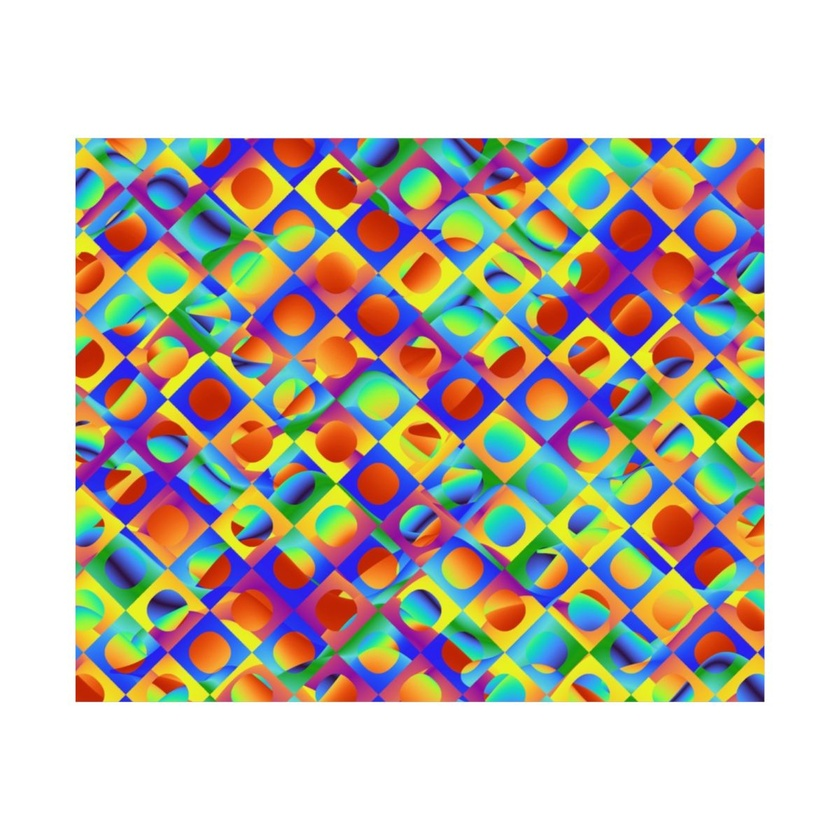
#> input picture Codebase/Automation/Mockup_Generation/test/image_0.jpg, 840 x 840 px, shrunk from 1200 x 1200 before the run
$ python convert_to_black_white.py
#> lines starting #> are read from the running program, lines starting #| are printed output that depends on the picture; after the words box and inside, x2 and y2 are one past the last pixel; in counts of white or black regions, pixels touching at a corner belong together
import cv2
import numpy as np

# Load the image


image_path = input('Specify image path:')
#> the answer given: ../../../../../Codebase/Automation/Mockup_Generation/test/image_0.jpg
output_path=input('Specify output path:')
#> the answer given: out.png


image = cv2.imread(image_path, cv2.IMREAD_GRAYSCALE)
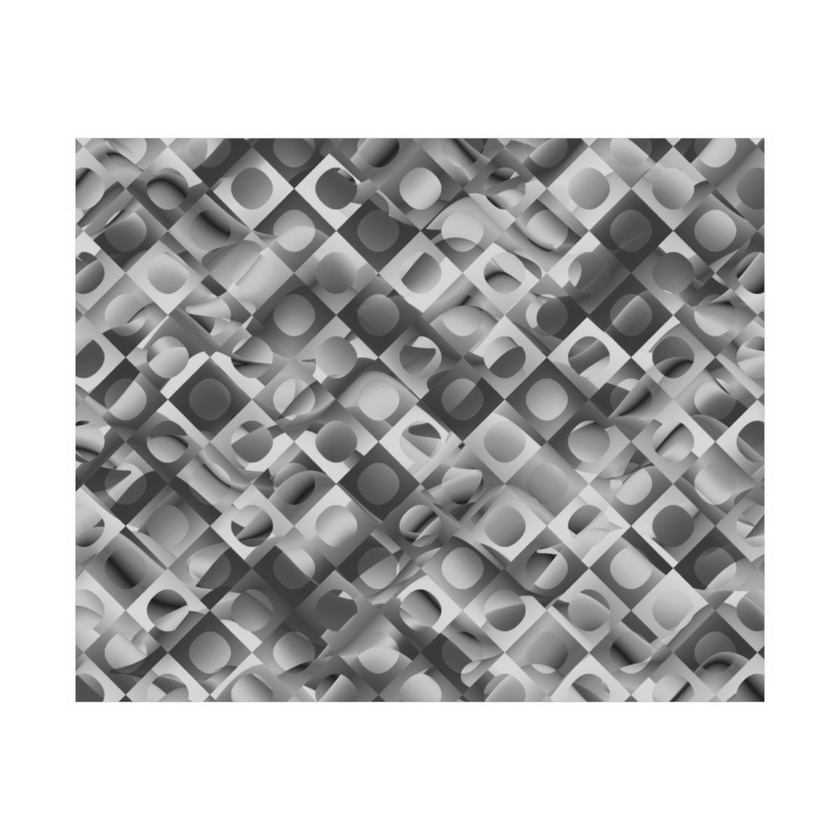
#> image: shape (840, 840); min 21, max 255, mean 188.6

# Enhance contrast via Histogram Equalization
image_eq = cv2.equalizeHist(image)
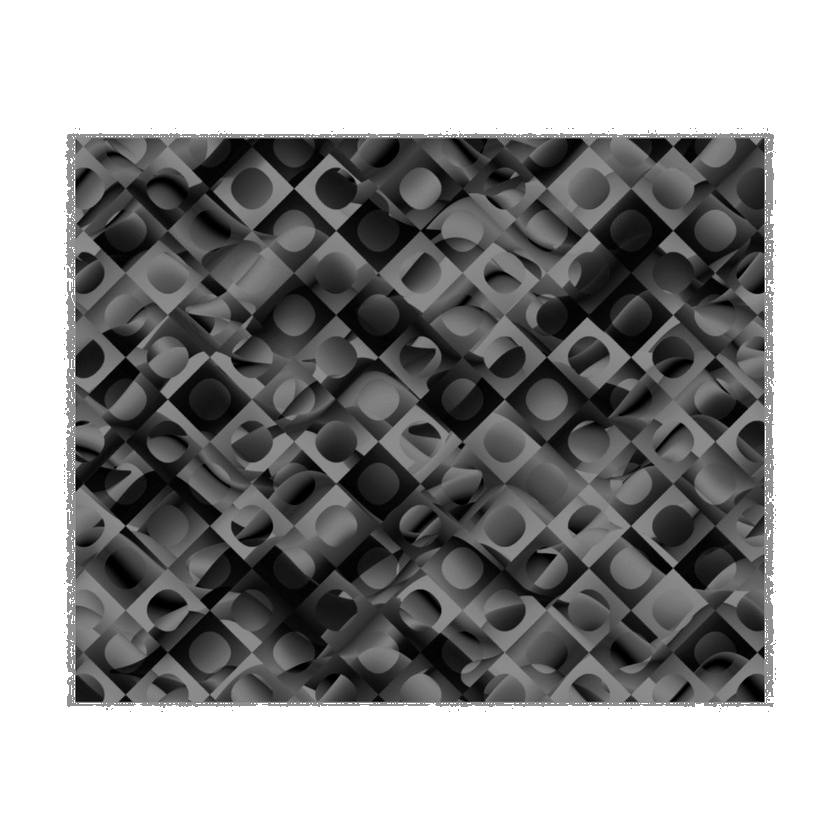
#> image_eq: shape (840, 840); min 0, max 255, mean 151.4

# Apply adaptive thresholding to preserve details
adaptive_thresholded_image = cv2.adaptiveThreshold(image_eq, 255, cv2.ADAPTIVE_THRESH_MEAN_C,
                                                   cv2.THRESH_BINARY, 11, 2)
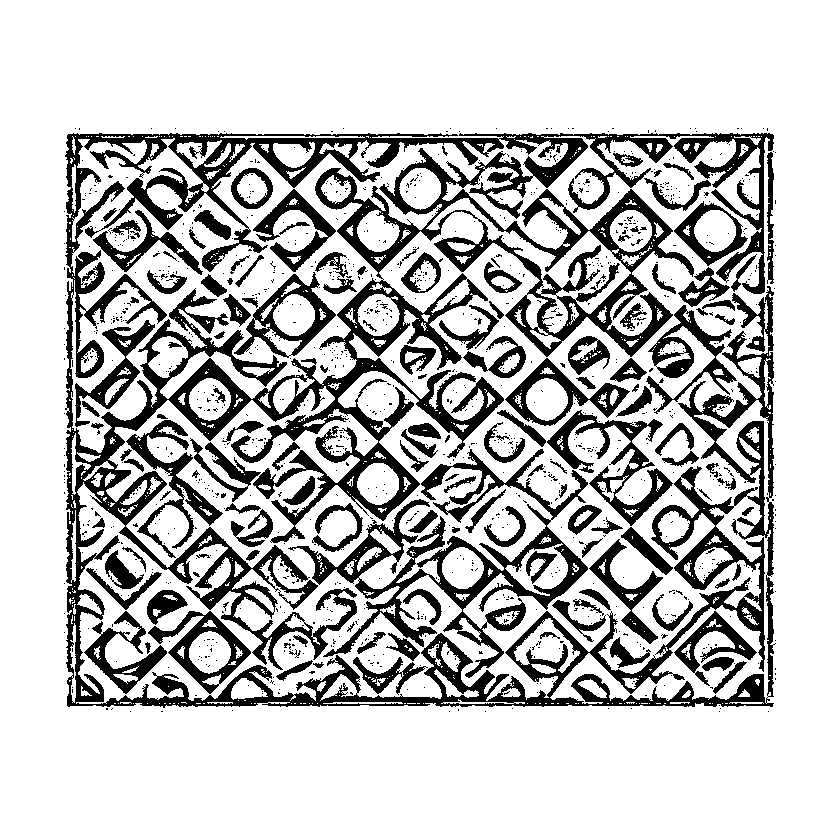
#> adaptive_thresholded_image: shape (840, 840); 76.2% white; 1183 black regions (1044 under 20 px), largest, box (x1, y1, x2, y2) and area: (65, 133, 776, 708) 96974, (288, 449, 588, 678) 12369, (547, 410, 673, 526) 3719

# In case the writing is still white and the background is black, invert the image colors
# This step might not be necessary depending on your image, so adjust accordingly
final_image = cv2.bitwise_not(adaptive_thresholded_image)

# Save the result
 # Update this to where you want to save the modified image
cv2.imwrite(output_path, final_image)

# Optionally, display the image (for testing purposes)
# cv2.imshow('Enhanced and Thresholded Image', final_image)
# cv2.waitKey(0)
# cv2.destroyAllWindows()

$ run again, on Codebase/Automation/Mockup_Generation/test/image_2.jpg
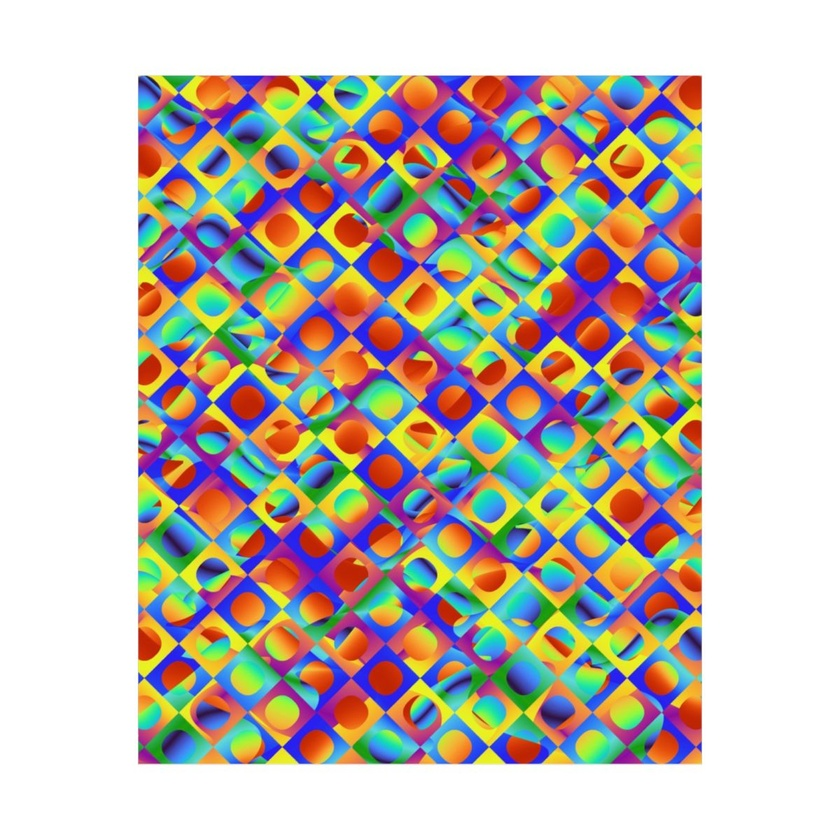
#> input picture Codebase/Automation/Mockup_Generation/test/image_2.jpg, 840 x 840 px, shrunk from 1200 x 1200 before the run
#> `image = cv2.imread(image_path, cv2.IMREAD_GRAYSCALE)`:
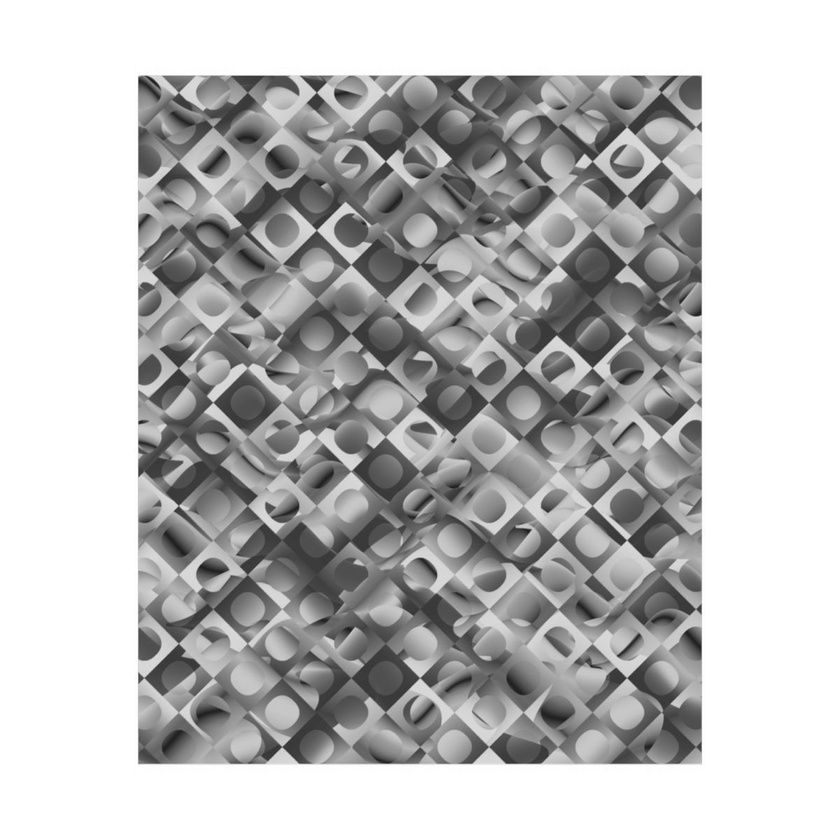
#> image: shape (840, 840); min 25, max 255, mean 188.4
#> `adaptive_thresholded_image = cv2.adaptiveThreshold(image_eq, 255, cv2...`:
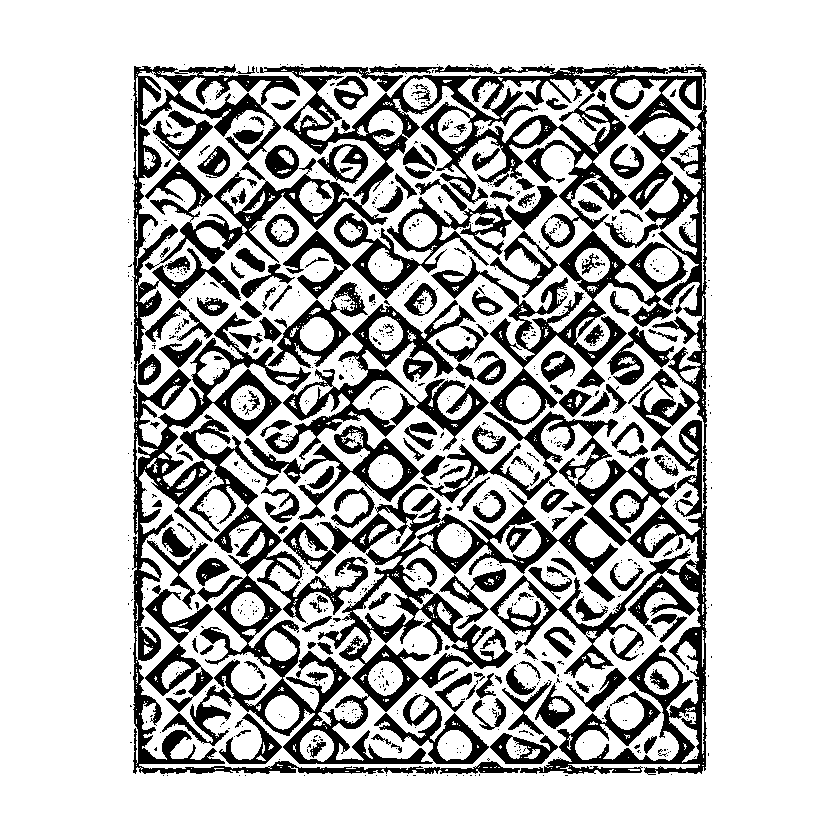
#> adaptive_thresholded_image: shape (840, 840); 74.8% white; 934 black regions (761 under 20 px), largest, box (x1, y1, x2, y2) and area: (145, 65, 707, 775) 52652, (162, 414, 618, 764) 28439, (132, 64, 520, 774) 22819

$ run again, on Codebase/Automation/Mockup_Generation/test/image_4.jpg
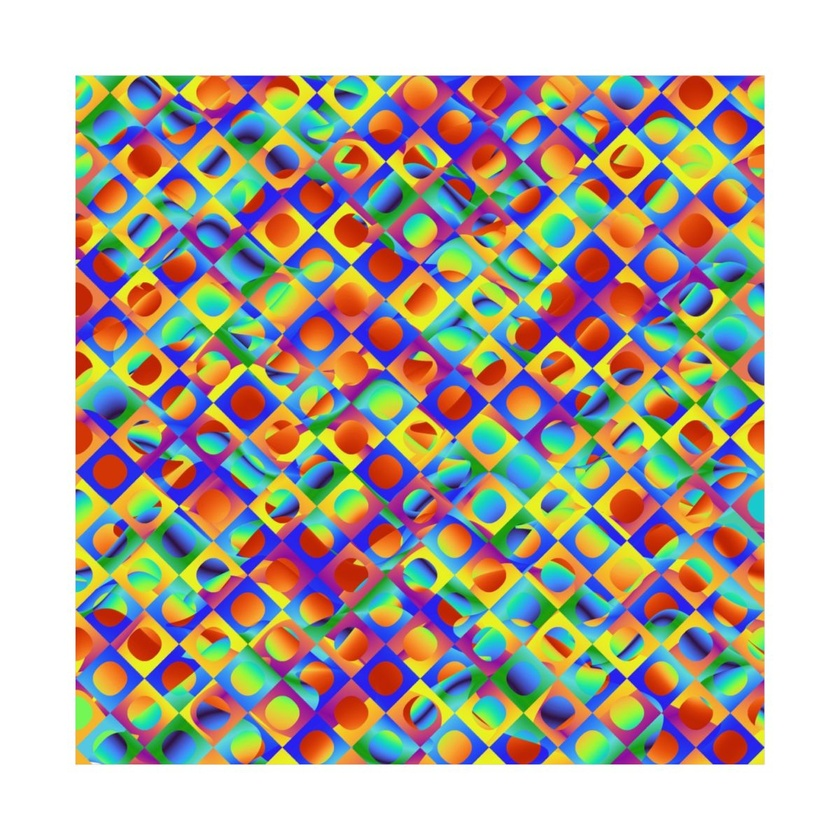
#> input picture Codebase/Automation/Mockup_Generation/test/image_4.jpg, 840 x 840 px, shrunk from 1200 x 1200 before the run
#> `image_eq = cv2.equalizeHist(image)`:
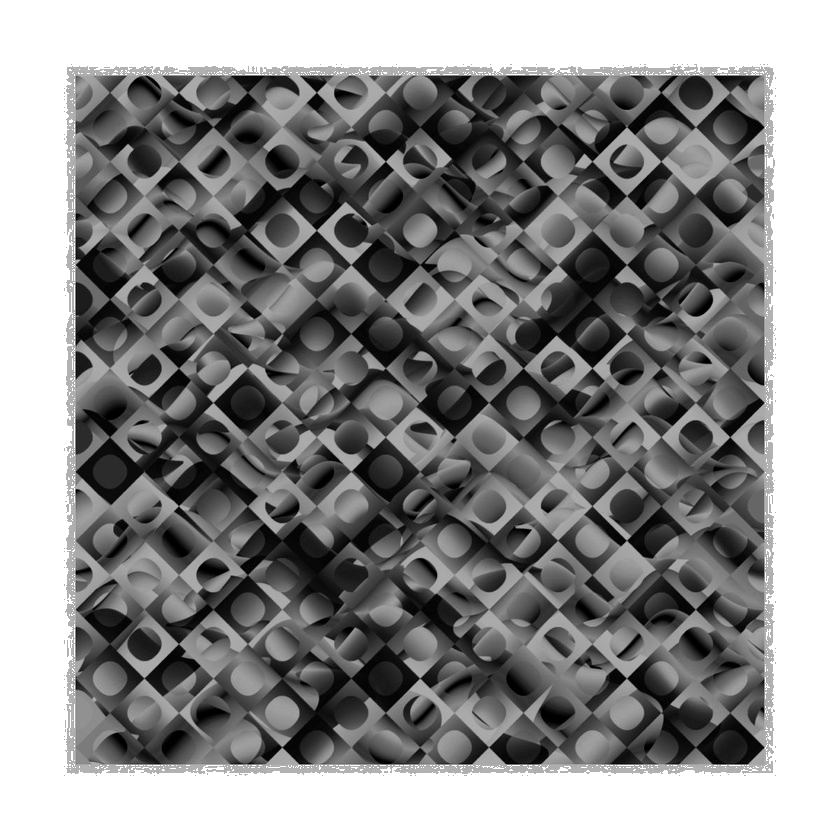
#> image_eq: shape (840, 840); min 0, max 255, mean 139.4
#> `adaptive_thresholded_image = cv2.adaptiveThreshold(image_eq, 255, cv2...`:
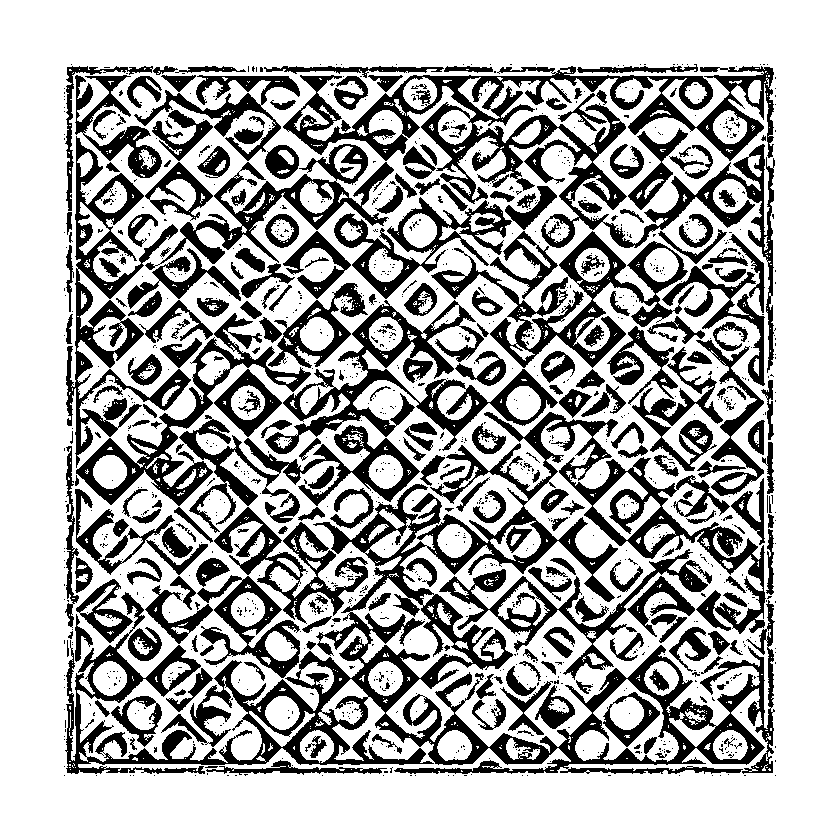
#> adaptive_thresholded_image: shape (840, 840); 68.6% white; 1316 black regions (1055 under 20 px), largest, box (x1, y1, x2, y2) and area: (65, 412, 775, 774) 52116, (283, 66, 775, 373) 23507, (265, 300, 558, 454) 9866
